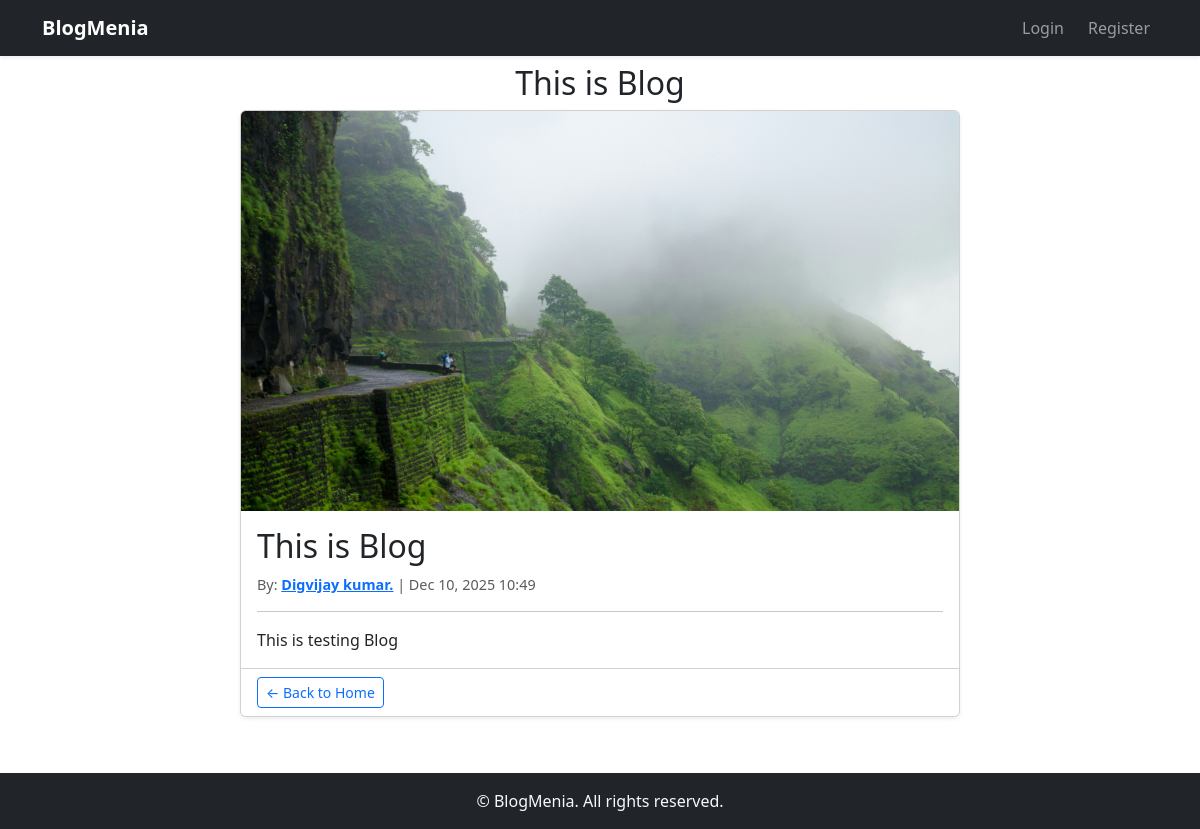
Screenshot of /blogs/1/ with the database file from the repository.
### blog/models.py (models this page shows, shortened)
class Blog(models.Model):
    CATEGORY_CHOICES = [
        ('others', 'Others'),
        ('life', "Life"),
        ('food', "Food"),
        ('fashions', 'Fashions'),
        ('travel', 'Travel'),
        ('bollywood', 'Bollywood'),
        ('cricket', 'Cricket'),
        ('others', 'Others'),
    ]
    user = models.ForeignKey(settings.AUTH_USER_MODEL, on_delete=models.CASCADE)
    title = models.CharField(max_length=200)
    content = models.TextField(max_length=5000)
    category = models.CharField(max_length=50, choices=CATEGORY_CHOICES, default='others')
    image = models.ImageField(upload_to='blog_images/')
    createdAt = models.DateTimeField(auto_now_add=True)

### users/models.py (models this page shows, shortened)
class CustomUser(AbstractUser):
    fullName = models.CharField(max_length=150)
    email = models.EmailField(unique=True)
    USERNAME_FIELD = 'email'
    REQUIRED_FIELDS=['username', 'fullName']

### blog/views.py (the view)
# urls.py: path('<int:id>/', views.blog_detail, name='blog_detail'),
def blog_detail(request, id):
    blog = Blog.objects.get(id=id)
    return render(request, 'blog_detail.html', {'blog': blog})

### blog/templates/blog_detail.html (shortened to what this page needs)
{% extends "layout.html" %}
{% block content %}
<div class="container mb-5">
    <h2 class="text-center" style="font-size: 2rem;">{{blog.title}}</h2>
    <div class="row justify-content-center">
        <div class="col-lg-8 col-md-10 col-12">
            <div class="card shadow-sm">
                {% if blog.image %}
                <img src="{{ blog.image.url }}" class="card-img-top img-fluid" alt="{{ blog.title }}" style="max-height:400px; object-fit:cover;">
                {% endif %}
                <div class="card-body">
                    <h2 class="card-title mb-2">{{ blog.title }}</h2>
                    <p class="text-muted mb-3" style="font-size:0.9rem;">
                        By: <a href="{% url 'profile_other' blog.user.id %}"><strong>{{ blog.user.fullName }}</strong></a> |
                        {{ blog.createdAt|date:"M d, Y H:i" }}
                    </p>
                    <hr>
                    <p class="card-text">{{ blog.content }}</p>
                </div>
                <div class="card-footer d-flex justify-content-between bg-white">
                    <a href="/" class="btn btn-outline-primary btn-sm">← Back to Home</a>
                </div>
            </div>
        </div>
    </div>
</div>
{% endblock %}

### templates/layout.html (style rules this page uses)
body { min-height: 100vh; display: flex; flex-direction: column; }

### rows the page displays
Blog: title "This is Blog", image (picture), user.fullName "Digvijay kumar.", createdAt "Dec 10, 2025 10:49", content "This is testing Blog"
